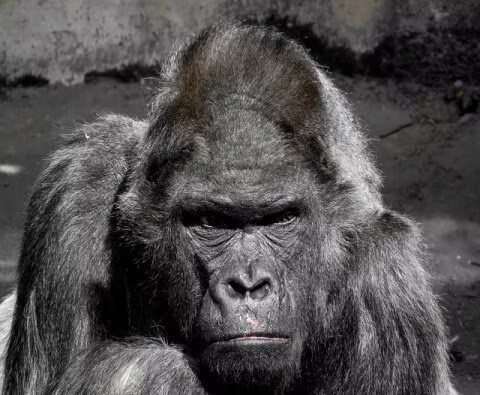
#> input picture gorilla.jpg, 480 x 395 px
$ jupyter execute shiftX_saveGif.ipynb
#> lines starting #> are read from the running program, lines starting #| are printed output that depends on the picture
[cell 1]
# 水平移動
import numpy as np
import matplotlib.pyplot as plt
from matplotlib.animation import FuncAnimation
import cv2

# 一つのsubplotを作る。それはfigureとaxesとから成る
fig, ax = plt.subplots()

# JPEG画像ファイルを読み込む
image = cv2.imread("gorilla.jpg")[:,:,::-1]

# 画像を水平に移動する関数（画像を返す）
# image : 画像
# shift : 画像をX軸方向にシフトする幅、単位はピクセル. Eg: 20 : X軸方向に20ピクセルだけ移動する
def shift_x(image, shift):
#> called with shift = 0
    h, w = image.shape[:2]
#> h = 395; w = 480
    src = np.array([[0.0, 0.0], [0.0, 1.0], [1.0, 0.0]], np.float32)
    dest = src.copy()
    dest[:,0] += shift
    # 変換行列を導き出す
    transformation_matrix = cv2.getAffineTransform(src, dest)
    # 画像に対して変換行列を適用する
    dst = cv2.warpAffine(image, transformation_matrix, (w, h))
    return dst # 変換された結果としての画像を返す

# frameを描画する関数
def update(x):
    transformed = shift_x(image, x)
    plt.imshow(transformed)

# update関数をcallしてアニメーションを描画する
animation = FuncAnimation(fig, update,
    frames=np.append(np.arange(0,200,20), np.arange(200, 0, -20)), interval=100)


# GIFファイルに保存する
animation.save("shiftX.gif")
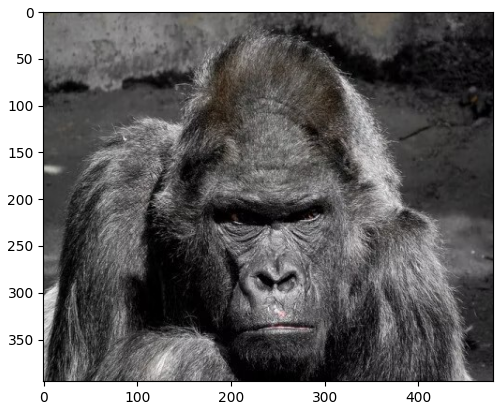
#> figure drawn by matplotlib, 1 panel
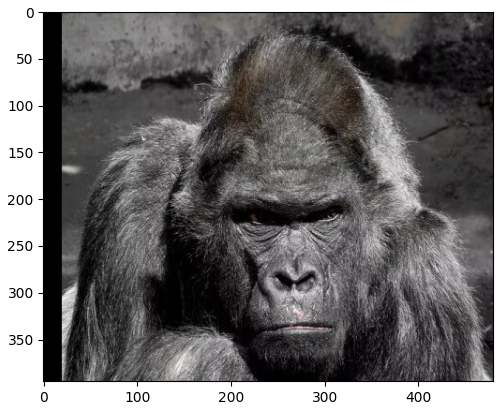
#> figure drawn by matplotlib, 1 panel
#> in shift_x (call 6), `dst = cv2.warpAffine(image, transformation_matrix, (w, h))`:
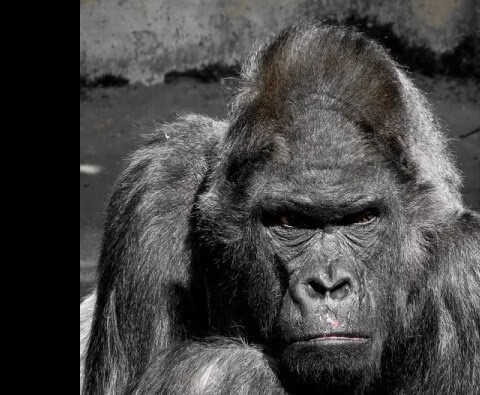
#> dst: shape (395, 480, 3); mean R, G, B 68.7, 67, 67.2
#> in shift_x (call 7), `dst = cv2.warpAffine(image, transformation_matrix, (w, h))`:
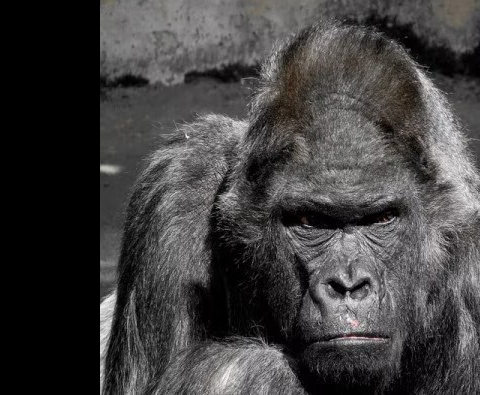
#> dst: shape (395, 480, 3); mean R, G, B 65.6, 64, 64.2
#> in shift_x (call 8), `dst = cv2.warpAffine(image, transformation_matrix, (w, h))`:
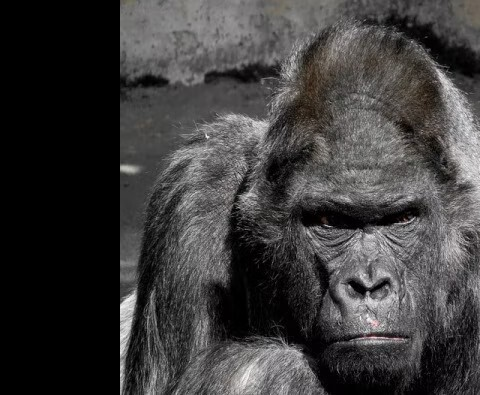
#> dst: shape (395, 480, 3); mean R, G, B 61.5, 60, 60.1
#> in shift_x (call 9), `dst = cv2.warpAffine(image, transformation_matrix, (w, h))`:
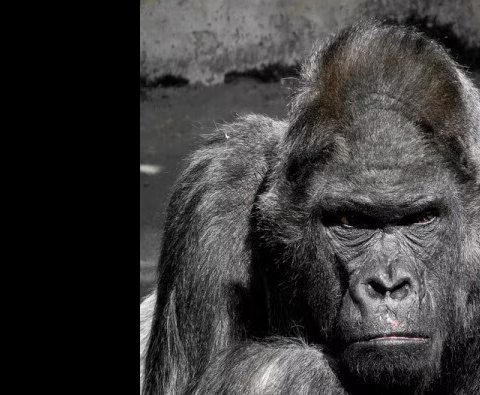
#> dst: shape (395, 480, 3); mean R, G, B 57.5, 56.1, 56.2
#> in shift_x (call 10), `dst = cv2.warpAffine(image, transformation_matrix, (w, h))`:
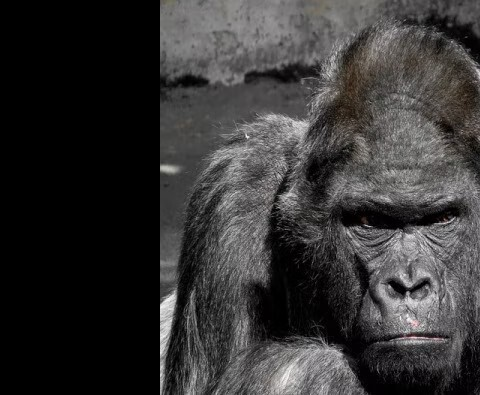
#> dst: shape (395, 480, 3); mean R, G, B 53.8, 52.6, 52.6
#> in shift_x (call 11), `dst = cv2.warpAffine(image, transformation_matrix, (w, h))`:
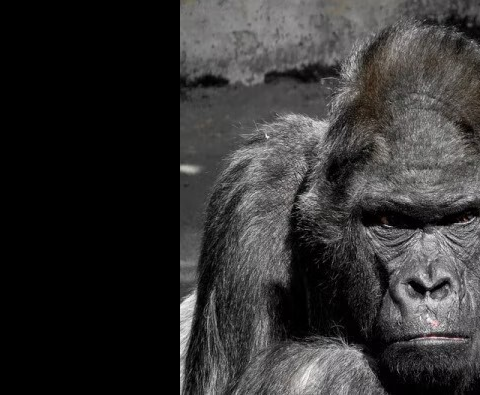
#> dst: shape (395, 480, 3); mean R, G, B 51, 49.9, 49.9
#> in shift_x (call 12), `dst = cv2.warpAffine(image, transformation_matrix, (w, h))`:
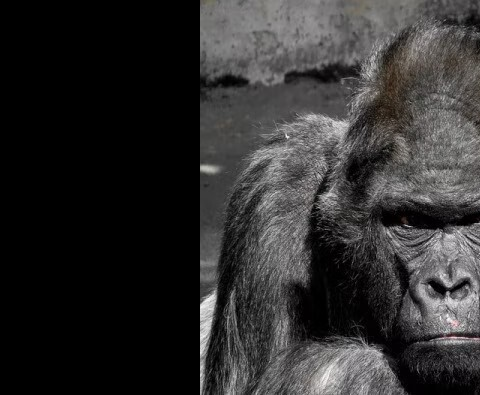
#> dst: shape (395, 480, 3); mean R, G, B 47.7, 46.7, 46.7
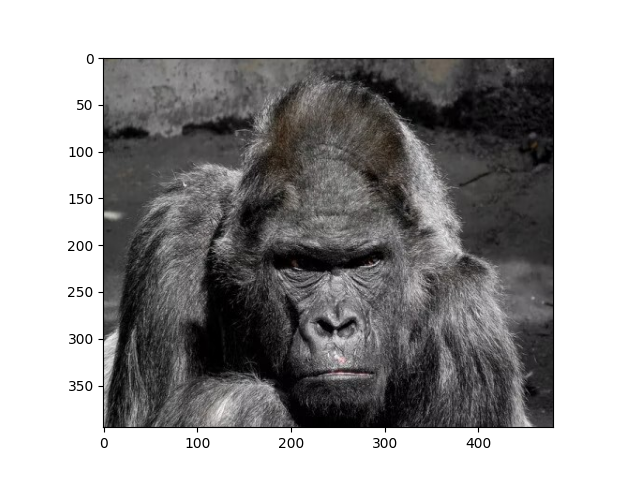
#> saved as shiftX.gif: PIL image 640x480 RGBA; mean R, G, B, A 157.9, 156.8, 157.1, 255
